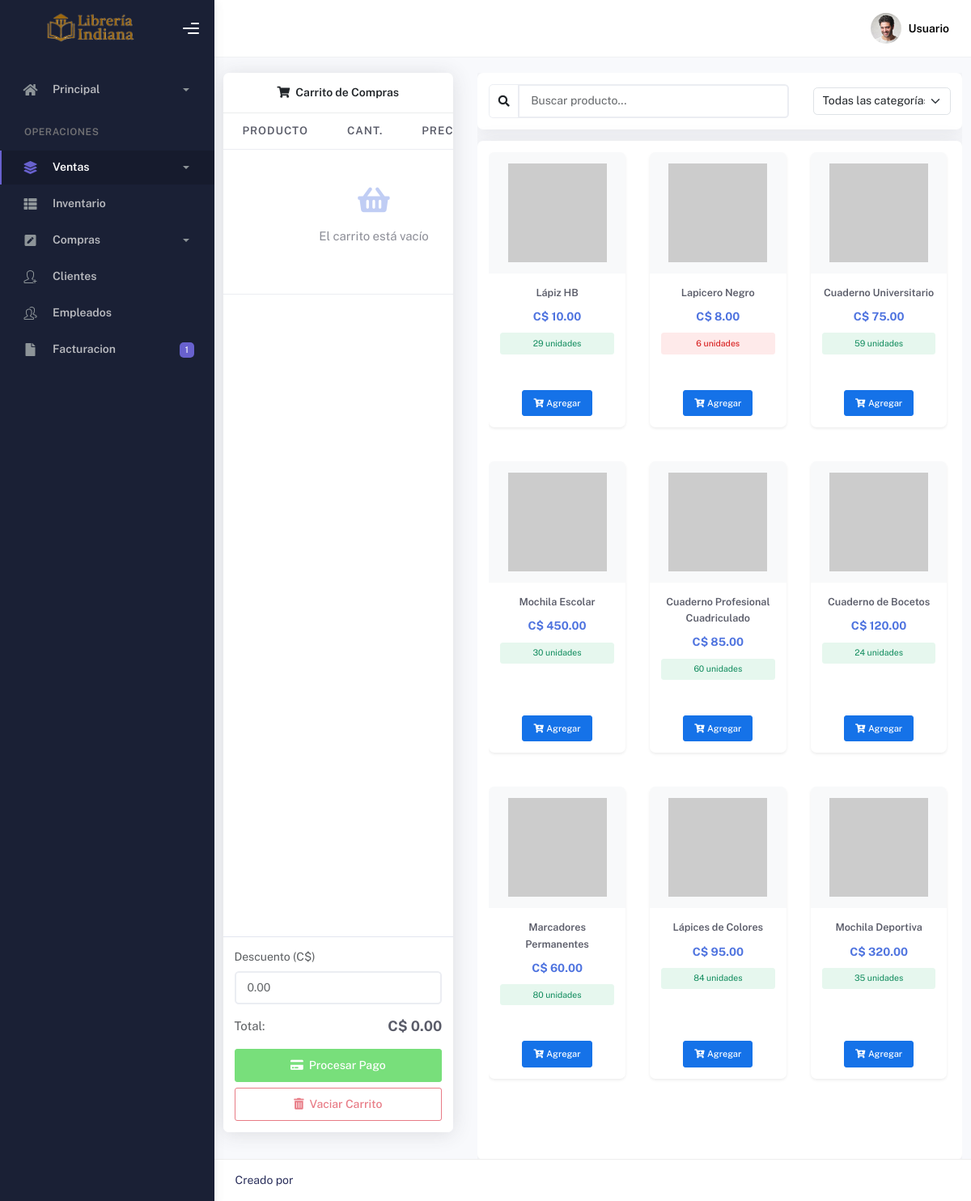
/catalogo, run on the app's committed database.
### tables this page shows
CREATE TABLE Stock_Sucursal (
    IDStock INTEGER PRIMARY KEY AUTOINCREMENT,
    IDSucursal INTEGER,
    IDProducto INTEGER,
    Cantidad DECIMAL NOT NULL,
    FOREIGN KEY (IDSucursal) REFERENCES Sucursal(IDSucursal),
    FOREIGN KEY (IDProducto) REFERENCES Producto(IDProducto)
);

CREATE TABLE Producto (
    IDProducto INTEGER PRIMARY KEY AUTOINCREMENT,
    IDCategoria INTEGER,
    Nombre TEXT NOT NULL,
    Descripcion TEXT,
    Precio DECIMAL,
    ImagenURL TEXT, -- Campo agregado para la URL de la imagen
    FOREIGN KEY (IDCategoria) REFERENCES Categoria(IDCategoria)
);

### app.py (the view)
@app.route('/catalogo')
def catalogo():
    conn = get_db_connection()
    cursor = conn.cursor()
    cursor.execute("""SELECT Producto.IDProducto, Nombre, Precio, ImagenURL,
                        IDCategoria, Stock_Sucursal.Cantidad FROM Producto
                   JOIN Stock_Sucursal ON Producto.IDProducto = Stock_Sucursal.IDProducto
                   Where Stock_Sucursal.IDSucursal = 1""")
    productos = cursor.fetchall()
    cursor.execute("SELECT IDCategoria, Nombre FROM Categoria")
    categorias = cursor.fetchall()
    print(productos)
    print(categorias)
    return render_template("realizar_venta.html", productos=productos, categorias=categorias)

### app.py (called while the page is built)
def get_db_connection():
    conn = sqlite3.connect(database_path)
    conn.row_factory = sqlite3.Row
    return conn

@app.after_request
def add_header(response):
    response.headers["Cache-Control"] = "no-cache, no-store, must-revalidate"
    response.headers["Pragma"] = "no-cache"
    response.headers["Expires"] = "0"
    return response

### templates/realizar_venta.html (shortened to what this page needs)
{% extends "layout.html" %}
{% block main %}
<div class="container-fluid py-4 main-container">
    <div class="row g-4 h-100">
        <div class="col-lg-4 h-100">
            <div class="card carrito-card">
                <div class="card-header carrito-header text-center">
                    <i class="fas fa-shopping-cart me-2"></i>Carrito de Compras
                </div>
                <div class="card-body carrito-body p-0">
                    <div class="carrito-tabla-container">
                        <table class="table carrito-tabla">
                            <thead>
                                <tr>
                                    <th scope="col" class="small">Producto</th>
                                    <th scope="col" class="small text-center">Cant.</th>
                                    <th scope="col" class="small text-center">Precio</th>
                                </tr>
                            </thead>
                            <tbody id="carrito">
                            </tbody>
                        </table>
                    </div>
                </div>
                <div class="carrito-actions">
                    <div class="mb-3">
                        <label for="descuento" class="form-label small text-muted">Descuento (C$)</label>
                        <input type="number" class="form-control" id="descuento" placeholder="0.00" min="0" step="0.01">
                    </div>
                    <div class="d-flex justify-content-between align-items-center mb-3">
                        <h6 class="mb-0 text-muted">Total:</h6>
                        <h5 class="mb-0 total-display"><span id="total">C$ 0.00</span></h5>
                    </div>
                    <div class="d-grid gap-2">
                        <button class="btn btn-success" id="btnPagar">
                            <i class="fas fa-credit-card me-2"></i>Procesar Pago
                        </button>
                        <button class="btn btn-outline-danger" id="vaciarCarrito">
                            <i class="fas fa-trash-alt me-2"></i>Vaciar Carrito
                        </button>
                    </div>
                </div>
            </div>
        </div>
        <div class="col-lg-8 h-100">
            <div class="catalogo-scroll-container">
                <div class="search-container">
                    <div class="row g-3 align-items-center">
                        <div class="col-md-8">
                            <div class="input-group">
                                <span class="input-group-text bg-white"><i class="fas fa-search"></i></span>
                                <input type="text" id="buscar" class="form-control" placeholder="Buscar producto...">
                            </div>
                        </div>
                        <div class="col-md-4">
                            <select id="filtro-categoria" class="form-select">
                                <option value="0">Todas las categorías</option>
                            </select>
                        </div>
                    </div>
                </div>
                <div class="catalogo-container">
                    <div class="productos-grid">
                        <div class="row row-cols-1 row-cols-md-2 row-cols-lg-3 g-4" id="productos">
                            {% for producto in productos %}
                                <div class="col producto-card" data-categoria="{{ producto.IDCategoria }}" data-nombre="{{ producto.Nombre | lower }}">
                                    <div class="card h-100">
                                        <img src="{{ producto.ImagenURL or 'https://via.placeholder.com/300?text=Sin+imagen' }}"
                                             class="card-img-top"
                                             alt="{{ producto.Nombre }}"
                                             onerror="this.src='https://via.placeholder.com/300?text=Imagen+no+disponible'">
                                        <div class="card-body text-center d-flex flex-column">
                                            <h5 class="card-title">{{ producto.Nombre }}</h5>
                                            <p class="producto-precio mb-2">C$ {{ "%.2f"|format(producto.Precio) }}</p>
                                            <p class="stock-badge {% if producto.Cantidad > 10 %}stock-high{% else %}stock-low{% endif %}">
                                                {{ producto.Cantidad }} unidades
                                            </p>
                                            <div class="mt-auto">
                                                <button class="btn btn-primary btn-sm agregar-carrito"
                                                        data-id="{{ producto.IDProducto }}"
                                                        data-nombre="{{ producto.Nombre }}"
                                                        data-precio="{{ producto.Precio }}">
                                                    <i class="fas fa-cart-plus me-1"></i>Agregar
                                                </button>
                                            </div>
                                        </div>
                                    </div>
                                </div>
                            {% endfor %}
                        </div>
                    </div>
                </div>
            </div>
        </div>
    </div>
</div>
<link rel="stylesheet" href="https://cdnjs.cloudflare.com/ajax/libs/font-awesome/5.15.4/css/all.min.css">
{% endblock %}

### templates/layout.html (shortened to what this page needs)
<!DOCTYPE html>
<html lang="en">
  <head>
    <link href="https://cdn.jsdelivr.net/npm/@mdi/font@6.5.95/css/materialdesignicons.min.css" rel="stylesheet">
    <link rel="stylesheet" href="../static/css/bootstrap.min.css" />
    <link rel="stylesheet" href="../static/css/plugins.min.css" />
    <link rel="stylesheet" href="../static/css/kaiadmin.min.css" />
    <link rel="stylesheet" href="../static/css/demo.css" />
  </head>
  <body>
    <div class="wrapper">
      {% set current_path = request.path %}
      <div class="sidebar" data-background-color="dark">
        <div class="sidebar-logo">
          <div class="logo-header" data-background-color="dark">
            <a href="{{ url_for('index') }}" class="logo">
              <img
                src="../static/img/logo_libreria.png"
                alt="navbar brand"
                class="navbar-brand"
                height="20"
              />
            </a>
            <div class="nav-toggle">
              <button class="btn btn-toggle toggle-sidebar">
                <i class="gg-menu-right"></i>
              </button>
            </div>
          </div>
        </div>
        <div class="sidebar-wrapper scrollbar scrollbar-inner">
          <div class="sidebar-content">
            <ul class="nav nav-secondary">
              <li class="nav-item {% if current_path == url_for('index') %}active{% endif %}">
                <a
                  data-bs-toggle="collapse"
                  href="{{ url_for('index') }}"
                  class="collapsed"
                  aria-expanded="false"
                >
                  <i class="fas fa-home"></i>
                  <p>Principal</p>
                  <span class="caret"></span>
                </a>
              </li>
              <li class="nav-section">
                <h4 class="text-section">Operaciones</h4>
              </li>
              <li class="nav-item {% if current_path in [url_for('catalogo'), url_for('ventas'), url_for('reporte')] %}active{% endif %}">
                <a data-bs-toggle="collapse" href="#base">
                  <i class="fas fa-layer-group"></i>
                  <p>Ventas</p>
                  <span class="caret"></span>
                </a>
              </li>
              <li class="nav-item {% if current_path == url_for('mostrar_stock') %}active{% endif %}">
                <a href="{{ url_for('mostrar_stock') }}">
                  <i class="fas fa-th-list"></i>
                  <p>Inventario</p>
                </a>
              </li>
              <li class="nav-item {% if current_path in [url_for('compras'), url_for('historial_compras')] %}active{% endif %}">
                <a data-bs-toggle="collapse" href="#forms">
                  <i class="fas fa-pen-square"></i>
                  <p>Compras</p>
                  <span class="caret"></span>
                </a>
              </li>
              <li class="nav-item">
                <a  href="#tables">
                  <i class="icon-user-follow"></i>
                  <p>Clientes</p>
                </a>
              </li>
              <li class="nav-item">
                <a href="#maps">
                  <i class="icon-people"></i>
                  <p>Empleados</p>
                </a>
              </li>
              <li class="nav-item">
                <a href="../../documentation/index.html">
                  <i class="fas fa-file"></i>
                  <p>Facturacion</p>
                  <span class="badge badge-secondary">1</span>
                </a>
              </li>
            </ul>
          </div>
        </div>
      </div>
      <div class="main-panel">
        <div class="main-header">
          <nav
            class="navbar navbar-header navbar-header-transparent navbar-expand-lg border-bottom"
          >
            <div class="container-fluid">
              <ul class="navbar-nav topbar-nav ms-md-auto align-items-center">
                <li
                  class="nav-item topbar-icon dropdown hidden-caret d-flex d-lg-none"
                >
                <li class="nav-item topbar-user dropdown hidden-caret">
                  <a
                    class="dropdown-toggle profile-pic"
                    data-bs-toggle="dropdown"
                    href="#"
                    aria-expanded="false"
                  >
                    <div class="avatar-sm">
                      <img
                        src="../static/img/profile.jpg"
                        alt="..."
                        class="avatar-img rounded-circle"
                      />
                    </div>
                    <span class="profile-username">
                      <span class="fw-bold">Usuario</span>
                    </span>
                  </a>
                </li>
              </ul>
            </div>
          </nav>
        </div>
        <div class="container">
            {% block main %} {% endblock %}
        </div>
        <footer class="footer">
          <div class="container-fluid d-flex justify-content-between">
            <div>
              Creado por
            </div>
          </div>
        </footer>
      </div>
    </div>
  </body>
</html>

### templates/layout.html (style rules this page uses)
.navbar-brand { width: 180px; height: 100%; object-fit: contain; }

### templates/realizar_venta.html (style rules this page uses)
:root { --primary-color: #4e73df; --secondary-color: #f8f9fa; --success-color: #1cc88a; --danger-color: #e74a3b; --warning-color: #f6c23e; --dark-color: #5a5c69; }
body { background-color: #f8f9fc; height: 100vh; overflow: hidden; }
.main-container { height: calc(100vh - 56px); overflow: hidden; }
.carrito-card { position: sticky; top: 20px; height: calc(100vh - 110px); display: flex; flex-direction: column; border-radius: 0.5rem; box-shadow: 0 0.15rem 1.75rem 0 rgba(58, 59, 69, 0.15); border: none; }
.carrito-header { background-color: var(--primary-color); color: 4e73df; font-weight: 600; border-radius: 0.5rem 0.5rem 0 0 !important; padding: 1rem; }
.carrito-body { display: flex; flex-direction: column; height: 100%; overflow: hidden; }
.carrito-tabla-container { flex: 1; overflow: hidden; position: relative; }
.carrito-tabla { max-height: 100%; overflow-y: auto; margin-bottom: 0; display: block; }
.carrito-tabla thead { position: sticky; top: 0; background-color: white; z-index: 1; }
.carrito-tabla th { font-size: 0.75rem; text-transform: uppercase; color: var(--dark-color); font-weight: 700; white-space: nowrap; }
.carrito-actions { border-top: 1px solid #e3e6f0; padding: 1rem; background: white; border-radius: 0 0 0.5rem 0.5rem; }
.total-display { font-size: 1.25rem; font-weight: 700; color: var(--dark-color); }
.catalogo-scroll-container { height: calc(100vh - 76px); display: flex; flex-direction: column; overflow: hidden; }
.search-container { background-color: white; border-radius: 0.5rem; padding: 1rem; margin-bottom: 1rem; box-shadow: 0 0.15rem 1.75rem 0 rgba(58, 59, 69, 0.1); flex-shrink: 0; }
.catalogo-container { flex: 1; overflow: hidden; background-color: white; border-radius: 0.5rem; box-shadow: 0 0.15rem 1.75rem 0 rgba(58, 59, 69, 0.1); padding: 1rem; }
.productos-grid { height: 100%; overflow-y: auto; padding-right: 5px; }
.producto-card { transition: all 0.3s ease; margin-bottom: 1.5rem; }
.producto-card .card { border: none; border-radius: 0.5rem; box-shadow: 0 0.125rem 0.25rem rgba(0, 0, 0, 0.075); height: 100%; }
.producto-card .card-img-top { height: 150px; object-fit: contain; padding: 1rem; background-color: #f8f9fa; border-radius: 0.5rem 0.5rem 0 0; }
.producto-card .card-body { padding: 1rem; }
.producto-card .card-title { font-size: 0.9rem; font-weight: 600; margin-bottom: 0.5rem; color: var(--dark-color); }
.producto-precio { font-weight: 700; color: var(--primary-color); font-size: 1rem; }
.stock-badge { font-size: 0.75rem; padding: 0.25rem 0.5rem; border-radius: 0.25rem; }
.stock-high { background-color: #e6f7ee; color: #0d8a5b; }
.stock-low { background-color: #feeaea; color: #d92525; font-weight: 500; }

### data on the page
Stock_Sucursal: Nombre "Lápiz HB", Cantidad "29"
Producto: Precio "10.00"
Stock_Sucursal: Nombre "Lapicero Negro", Cantidad "6"
Producto: Precio "8.00"
Stock_Sucursal: Nombre "Cuaderno Universitario", Cantidad "59"
Producto: Precio "75.00"
Stock_Sucursal: Nombre "Mochila Escolar", Cantidad "30"
Producto: Precio "450.00"
Stock_Sucursal: Nombre "Cuaderno Profesional Cuadriculado", Cantidad "60"
Producto: Precio "85.00"
Stock_Sucursal: Nombre "Cuaderno de Bocetos", Cantidad "24"
Producto: Precio "120.00"
Stock_Sucursal: Nombre "Marcadores Permanentes", Cantidad "80"
Producto: Precio "60.00"
Stock_Sucursal: Nombre "Lápices de Colores", Cantidad "84"
Producto: Precio "95.00"
Stock_Sucursal: Nombre "Mochila Deportiva", Cantidad "35"
Producto: Precio "320.00"
